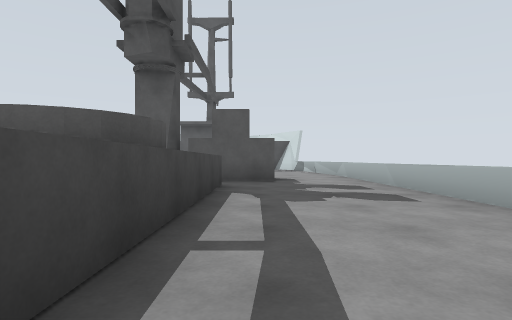
[1] (above)

16 first-person views from a walk through a robot-simulator world made for Gazebo. The camera is 0.94 m above the floor, looks level and sees 80° across. The floor is counted in squares, 2 m on a side. Each view is taken from the middle of a square. On the plan, view 1 faces up. The plan holds only what a view shows up to about 9 squares ahead; the rest is blank. The place goes on beyond the plan.

[2]
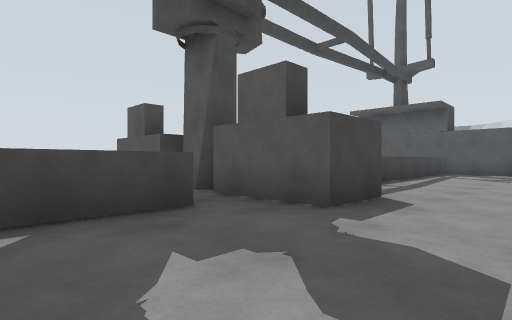

[3]
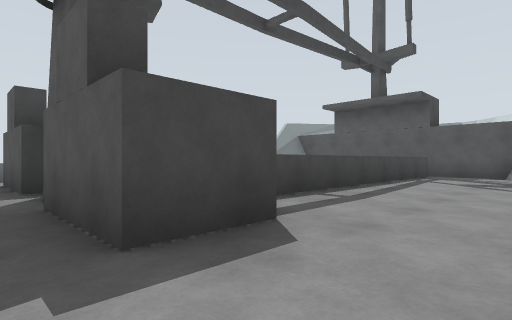

[4]
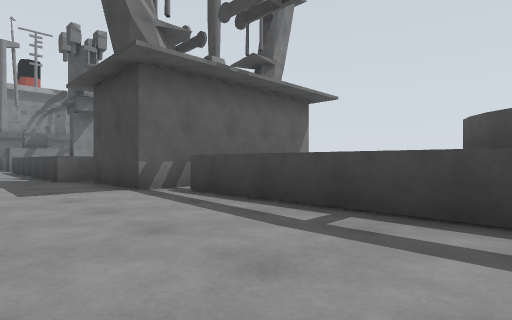

[5]
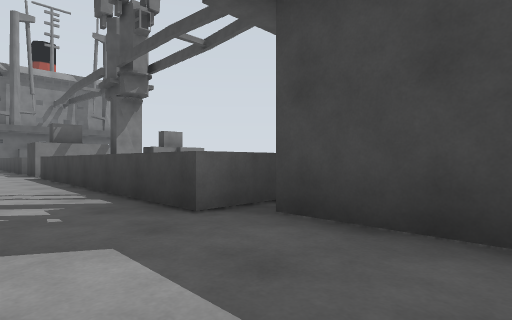

[6]
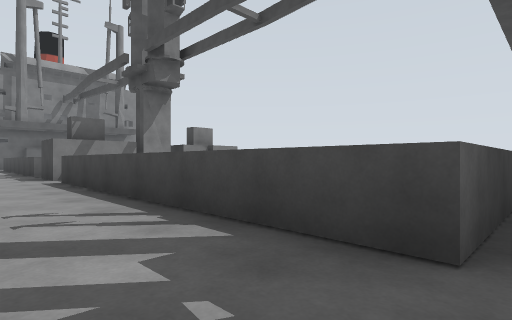

[7]
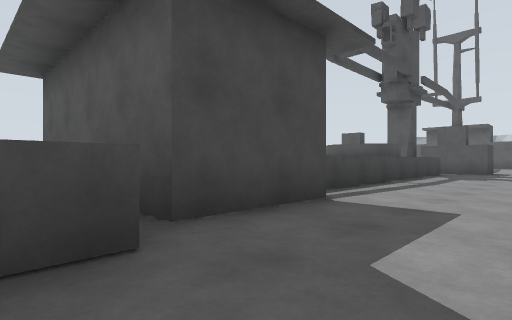

[8]
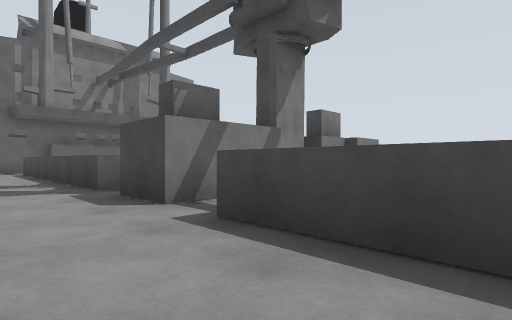

[9]
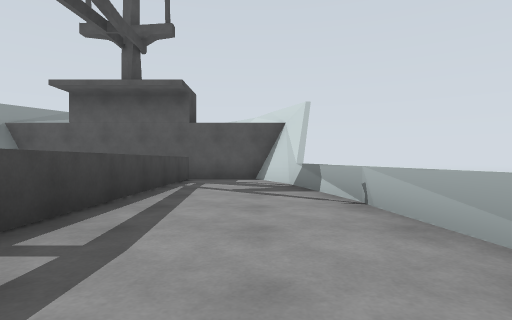

[10]
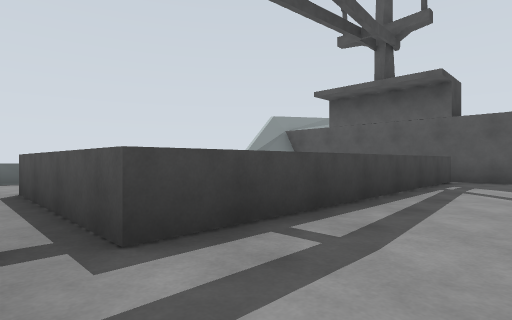

[11]
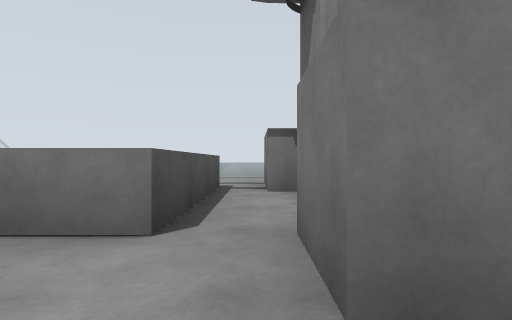

[12]
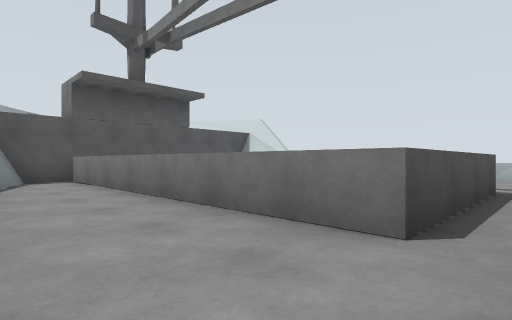

[13]
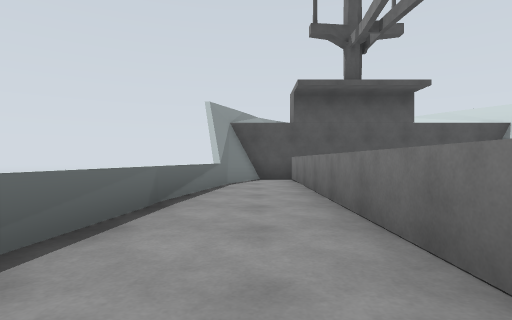

[14]
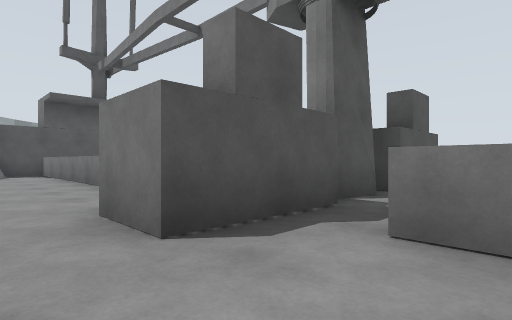

[15]
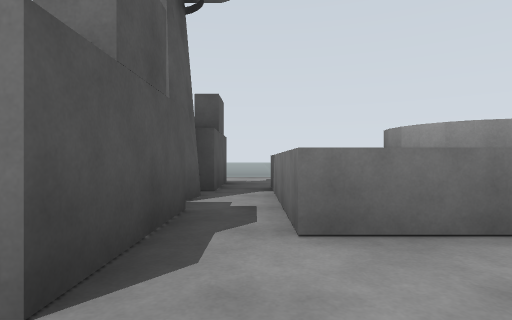

[16]
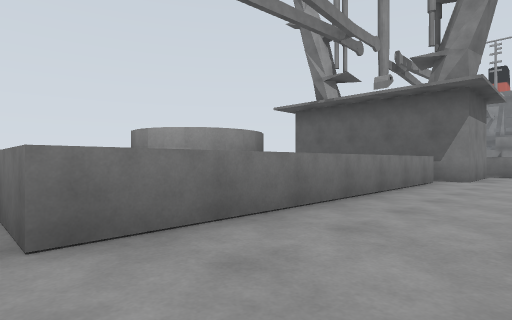

### Floor plan
Points are (right, up) in squares from view 1. A wall is a line through its corners. A room is listed if a view was taken in it or the views show most of it. See-through windows are left out.
Room 1 (views 1, 2, 3, 4, 5, 6, 7, 8, 9, 10)
walls: (-4.6, -1.7) (-0.1, -1.7) (-0.1, -3.8) (-4.6, -3.8); (-1.9, 6.7) (-2.4, 6.7); (-2.1, 6.7) (-2.8, 6.9); (0.5, 7.9) (0.5, 6.7) (-1.5, 6.7) (-1.5, 7.9); (-3.1, 6.7) (-5.1, 6.7); (2.3, 10.9) (1.6, 15.3); (0.5, -11.9) (0.5, -13.1); (2.1, 14.3) (1.8, 15); (1.8, 14.7) (1.3, 16.1) (-0.4, 16.1)
low walls: (-1.5, -4.3) (0.5, -4.3) (0.5, -11); (-4.1, 5.7) (-0.6, 5.7) (-0.6, -1.1); (1.8, 14) (1.1, 16.2); (-0.6, 15.5) (-0.6, 8.6) (-4.1, 8.6); (0.5, -14) (0.5, -15.5)
ways out: opening at (-4, 8) to room 2; opening at (-5, -4) to room 3; opening at (-5, 6) to room 3; opening at (0, 16)
Room 2 (views 11, 12, 13)
walls: (-5.6, 14.5) (-5.9, 14.1); (-5.1, 7.7) (-4, 7.7); (-5.6, 14.9) (-5.9, 14.4); (-5.7, 15.2) (-5.8, 13.9); (-5.3, 16.1) (-5.7, 15.1); (-5.1, 16.1) (-6.1, 11.7)
low walls: (-5.8, 13.8) (-6.2, 9.8); (-4.1, 8.6) (-4.1, 15.5)
ways out: opening at (-4, 8) to room 1; opening at (-6.5, 7) to room 3
Room 3 (views 14, 15, 16)
walls: (-4.6, -3.8) (-4.6, -1.7); (-5.1, 6.7) (-5.1, 7.7)
low walls: (-5.1, -4.3) (-4.5, -4.3); (-4.1, -1.1) (-4.1, 5.7)
ways out: opening at (-5, -4) to room 1; opening at (-5, 6) to room 1; opening at (-6.5, 7) to room 2

Positions as (right, up) in squares from view 1, and headings:
1: (0, 0), facing up
2: (2, 4), facing up-left
3: (2, 6), facing up-left
4: (2, 3), facing down-left
5: (2, -2), facing down-left
6: (2, -4), facing down-left
7: (2, -5), facing up-left
8: (2, -9), facing down-left
9: (1, 8), facing up
10: (1, 8), facing up-left
11: (-6, 8), facing right
12: (-6, 8), facing up-right
13: (-5, 8), facing up
14: (-6, 5), facing up-right
15: (-6, 6), facing right
16: (-6, 6), facing down-right
